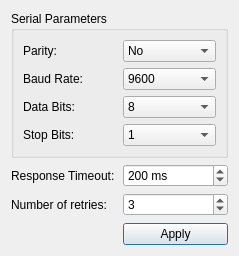
<?xml version="1.0" encoding="UTF-8"?>
<ui version="4.0">
 <class>SettingsDialog</class>
 <widget class="QDialog" name="SettingsDialog">
  <property name="geometry">
   <rect>
    <x>0</x>
    <y>0</y>
    <width>239</width>
    <height>256</height>
   </rect>
  </property>
  <property name="windowTitle">
   <string>Modbus Settings</string>
  </property>
  <layout class="QGridLayout" name="gridLayout">
   <item row="3" column="1">
    <spacer name="verticalSpacer">
     <property name="orientation">
      <enum>Qt::Vertical</enum>
     </property>
     <property name="sizeHint" stdset="0">
      <size>
       <width>20</width>
       <height>43</height>
      </size>
     </property>
    </spacer>
   </item>
   <item row="1" column="1">
    <widget class="QSpinBox" name="timeoutSpinner">
     <property name="accelerated">
      <bool>true</bool>
     </property>
     <property name="suffix">
      <string> ms</string>
     </property>
     <property name="minimum">
      <number>-1</number>
     </property>
     <property name="maximum">
      <number>5000</number>
     </property>
     <property name="singleStep">
      <number>20</number>
     </property>
     <property name="value">
      <number>200</number>
     </property>
    </widget>
   </item>
   <item row="1" column="0">
    <widget class="QLabel" name="label">
     <property name="text">
      <string>Response Timeout:</string>
     </property>
    </widget>
   </item>
   <item row="4" column="1">
    <widget class="QPushButton" name="applyButton">
     <property name="text">
      <string>Apply</string>
     </property>
    </widget>
   </item>
   <item row="0" column="0" colspan="2">
    <widget class="QGroupBox" name="groupBox">
     <property name="title">
      <string>Serial Parameters</string>
     </property>
     <layout class="QGridLayout" name="gridLayout_2">
      <item row="0" column="0">
       <widget class="QLabel" name="label_2">
        <property name="text">
         <string>Parity:</string>
        </property>
       </widget>
      </item>
      <item row="0" column="1">
       <widget class="QComboBox" name="parityCombo">
        <property name="currentText">
         <string>No</string>
        </property>
        <item>
         <property name="text">
          <string>No</string>
         </property>
        </item>
        <item>
         <property name="text">
          <string>Even</string>
         </property>
        </item>
        <item>
         <property name="text">
          <string>Odd</string>
         </property>
        </item>
        <item>
         <property name="text">
          <string>Space</string>
         </property>
        </item>
        <item>
         <property name="text">
          <string>Mark</string>
         </property>
        </item>
       </widget>
      </item>
      <item row="1" column="0">
       <widget class="QLabel" name="label_3">
        <property name="text">
         <string>Baud Rate:</string>
        </property>
       </widget>
      </item>
      <item row="1" column="1">
       <widget class="QComboBox" name="baudCombo">
        <property name="currentText">
         <string>9600</string>
        </property>
        <item>
         <property name="text">
          <string>9600</string>
         </property>
        </item>
        <item>
         <property name="text">
          <string>19200</string>
         </property>
        </item>
        <item>
         <property name="text">
          <string>38400</string>
         </property>
        </item>
        <item>
         <property name="text">
          <string>57600</string>
         </property>
        </item>
        <item>
         <property name="text">
          <string>115200</string>
         </property>
        </item>
       </widget>
      </item>
      <item row="2" column="0">
       <widget class="QLabel" name="label_4">
        <property name="text">
         <string>Data Bits:</string>
        </property>
       </widget>
      </item>
      <item row="2" column="1">
       <widget class="QComboBox" name="dataBitsCombo">
        <property name="currentText">
         <string>8</string>
        </property>
        <item>
         <property name="text">
          <string>8</string>
         </property>
        </item>
       </widget>
      </item>
      <item row="3" column="0">
       <widget class="QLabel" name="label_5">
        <property name="text">
         <string>Stop Bits:</string>
        </property>
       </widget>
      </item>
      <item row="3" column="1">
       <widget class="QComboBox" name="stopBitsCombo">
        <item>
         <property name="text">
          <string>1</string>
         </property>
        </item>
        <item>
         <property name="text">
          <string>2</string>
         </property>
        </item>
        <item>
         <property name="text">
          <string>3</string>
         </property>
        </item>
       </widget>
      </item>
     </layout>
    </widget>
   </item>
   <item row="2" column="0">
    <widget class="QLabel" name="label_6">
     <property name="text">
      <string>Number of retries:</string>
     </property>
    </widget>
   </item>
   <item row="2" column="1">
    <widget class="QSpinBox" name="retriesSpinner">
     <property name="value">
      <number>3</number>
     </property>
    </widget>
   </item>
  </layout>
 </widget>
 <resources/>
 <connections/>
</ui>
